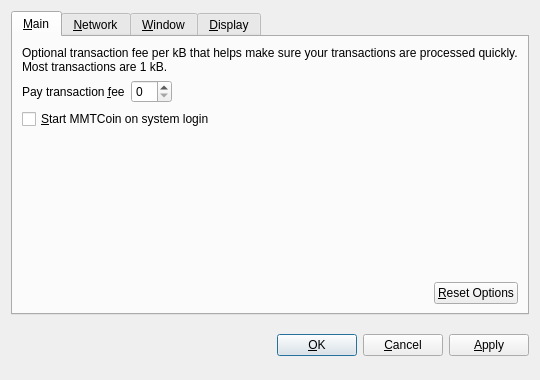
<?xml version="1.0" encoding="UTF-8"?>
<ui version="4.0">
 <class>OptionsDialog</class>
 <widget class="QDialog" name="OptionsDialog">
  <property name="geometry">
   <rect>
    <x>0</x>
    <y>0</y>
    <width>540</width>
    <height>380</height>
   </rect>
  </property>
  <property name="windowTitle">
   <string>Options</string>
  </property>
  <property name="modal">
   <bool>true</bool>
  </property>
  <layout class="QVBoxLayout" name="verticalLayout">
   <item>
    <widget class="QTabWidget" name="tabWidget">
     <property name="tabPosition">
      <enum>QTabWidget::North</enum>
     </property>
     <property name="currentIndex">
      <number>0</number>
     </property>
     <widget class="QWidget" name="tabMain">
      <attribute name="title">
       <string>&amp;Main</string>
      </attribute>
      <layout class="QVBoxLayout" name="verticalLayout_Main">
       <item>
        <widget class="QLabel" name="transactionFeeInfoLabel">
         <property name="text">
          <string>Optional transaction fee per kB that helps make sure your transactions are processed quickly. Most transactions are 1 kB.</string>
         </property>
         <property name="textFormat">
          <enum>Qt::PlainText</enum>
         </property>
         <property name="wordWrap">
          <bool>true</bool>
         </property>
        </widget>
       </item>
       <item>
        <layout class="QHBoxLayout" name="horizontalLayout_1_Main">
         <item>
          <widget class="QLabel" name="transactionFeeLabel">
           <property name="text">
            <string>Pay transaction &amp;fee</string>
           </property>
           <property name="textFormat">
            <enum>Qt::PlainText</enum>
           </property>
           <property name="buddy">
            <cstring>transactionFee</cstring>
           </property>
          </widget>
         </item>
         <item>
          <widget class="BitcoinAmountField" name="transactionFee"/>
         </item>
         <item>
          <spacer name="horizontalSpacer_1_Main">
           <property name="orientation">
            <enum>Qt::Horizontal</enum>
           </property>
           <property name="sizeHint" stdset="0">
            <size>
             <width>40</width>
             <height>20</height>
            </size>
           </property>
          </spacer>
         </item>
        </layout>
       </item>
       <item>
        <widget class="QCheckBox" name="bitcoinAtStartup">
         <property name="toolTip">
          <string>Automatically start MMTCoin after logging in to the system.</string>
         </property>
         <property name="text">
          <string>&amp;Start MMTCoin on system login</string>
         </property>
        </widget>
       </item>
       <item>
        <spacer name="verticalSpacer_Main">
         <property name="orientation">
          <enum>Qt::Vertical</enum>
         </property>
         <property name="sizeHint" stdset="0">
          <size>
           <width>20</width>
           <height>40</height>
          </size>
         </property>
        </spacer>
       </item>
       <item>
        <layout class="QHBoxLayout" name="horizontalLayout_2_Main">
         <item>
          <spacer name="horizontalSpacer_2_Main">
           <property name="orientation">
            <enum>Qt::Horizontal</enum>
           </property>
           <property name="sizeHint" stdset="0">
            <size>
             <width>40</width>
             <height>20</height>
            </size>
           </property>
          </spacer>
         </item>
         <item>
          <widget class="QPushButton" name="resetButton">
           <property name="toolTip">
            <string>Reset all client options to default.</string>
           </property>
           <property name="text">
            <string>&amp;Reset Options</string>
           </property>
           <property name="autoDefault">
            <bool>false</bool>
           </property>
          </widget>
         </item>
        </layout>
       </item>
      </layout>
     </widget>
     <widget class="QWidget" name="tabNetwork">
      <attribute name="title">
       <string>&amp;Network</string>
      </attribute>
      <layout class="QVBoxLayout" name="verticalLayout_Network">
       <item>
        <widget class="QCheckBox" name="mapPortUpnp">
         <property name="toolTip">
          <string>Automatically open the MMTCoin client port on the router. This only works when your router supports UPnP and it is enabled.</string>
         </property>
         <property name="text">
          <string>Map port using &amp;UPnP</string>
         </property>
        </widget>
       </item>
       <item>
        <widget class="QCheckBox" name="connectSocks">
         <property name="toolTip">
          <string>Connect to the MMTCoin network through a SOCKS proxy (e.g. when connecting through Tor).</string>
         </property>
         <property name="text">
          <string>&amp;Connect through SOCKS proxy:</string>
         </property>
        </widget>
       </item>
       <item>
        <layout class="QHBoxLayout" name="horizontalLayout_Network">
         <item>
          <widget class="QLabel" name="proxyIpLabel">
           <property name="text">
            <string>Proxy &amp;IP:</string>
           </property>
           <property name="textFormat">
            <enum>Qt::PlainText</enum>
           </property>
           <property name="buddy">
            <cstring>proxyIp</cstring>
           </property>
          </widget>
         </item>
         <item>
          <widget class="QValidatedLineEdit" name="proxyIp">
           <property name="maximumSize">
            <size>
             <width>140</width>
             <height>16777215</height>
            </size>
           </property>
           <property name="toolTip">
            <string>IP address of the proxy (e.g. 127.0.0.1)</string>
           </property>
          </widget>
         </item>
         <item>
          <widget class="QLabel" name="proxyPortLabel">
           <property name="text">
            <string>&amp;Port:</string>
           </property>
           <property name="textFormat">
            <enum>Qt::PlainText</enum>
           </property>
           <property name="buddy">
            <cstring>proxyPort</cstring>
           </property>
          </widget>
         </item>
         <item>
          <widget class="QLineEdit" name="proxyPort">
           <property name="maximumSize">
            <size>
             <width>55</width>
             <height>16777215</height>
            </size>
           </property>
           <property name="toolTip">
            <string>Port of the proxy (e.g. 9050)</string>
           </property>
          </widget>
         </item>
         <item>
          <widget class="QLabel" name="socksVersionLabel">
           <property name="text">
            <string>SOCKS &amp;Version:</string>
           </property>
           <property name="textFormat">
            <enum>Qt::PlainText</enum>
           </property>
           <property name="buddy">
            <cstring>socksVersion</cstring>
           </property>
          </widget>
         </item>
         <item>
          <widget class="QValueComboBox" name="socksVersion">
           <property name="toolTip">
            <string>SOCKS version of the proxy (e.g. 5)</string>
           </property>
          </widget>
         </item>
         <item>
          <spacer name="horizontalSpacer_Network">
           <property name="orientation">
            <enum>Qt::Horizontal</enum>
           </property>
           <property name="sizeHint" stdset="0">
            <size>
             <width>40</width>
             <height>20</height>
            </size>
           </property>
          </spacer>
         </item>
        </layout>
       </item>
       <item>
        <spacer name="verticalSpacer_Network">
         <property name="orientation">
          <enum>Qt::Vertical</enum>
         </property>
         <property name="sizeHint" stdset="0">
          <size>
           <width>20</width>
           <height>40</height>
          </size>
         </property>
        </spacer>
       </item>
      </layout>
     </widget>
     <widget class="QWidget" name="tabWindow">
      <attribute name="title">
       <string>&amp;Window</string>
      </attribute>
      <layout class="QVBoxLayout" name="verticalLayout_Window">
       <item>
        <widget class="QCheckBox" name="minimizeToTray">
         <property name="toolTip">
          <string>Show only a tray icon after minimizing the window.</string>
         </property>
         <property name="text">
          <string>&amp;Minimize to the tray instead of the taskbar</string>
         </property>
        </widget>
       </item>
       <item>
        <widget class="QCheckBox" name="minimizeOnClose">
         <property name="toolTip">
          <string>Minimize instead of exit the application when the window is closed. When this option is enabled, the application will be closed only after selecting Quit in the menu.</string>
         </property>
         <property name="text">
          <string>M&amp;inimize on close</string>
         </property>
        </widget>
       </item>
       <item>
        <spacer name="verticalSpacer_Window">
         <property name="orientation">
          <enum>Qt::Vertical</enum>
         </property>
         <property name="sizeHint" stdset="0">
          <size>
           <width>20</width>
           <height>40</height>
          </size>
         </property>
        </spacer>
       </item>
      </layout>
     </widget>
     <widget class="QWidget" name="tabDisplay">
      <attribute name="title">
       <string>&amp;Display</string>
      </attribute>
      <layout class="QVBoxLayout" name="verticalLayout_Display">
       <item>
        <layout class="QHBoxLayout" name="horizontalLayout_1_Display">
         <item>
          <widget class="QLabel" name="langLabel">
           <property name="text">
            <string>User Interface &amp;language:</string>
           </property>
           <property name="textFormat">
            <enum>Qt::PlainText</enum>
           </property>
           <property name="buddy">
            <cstring>lang</cstring>
           </property>
          </widget>
         </item>
         <item>
          <widget class="QValueComboBox" name="lang">
           <property name="toolTip">
            <string>The user interface language can be set here. This setting will take effect after restarting MMTCoin.</string>
           </property>
          </widget>
         </item>
        </layout>
       </item>
       <item>
        <layout class="QHBoxLayout" name="horizontalLayout_2_Display">
         <item>
          <widget class="QLabel" name="unitLabel">
           <property name="text">
            <string>&amp;Unit to show amounts in:</string>
           </property>
           <property name="textFormat">
            <enum>Qt::PlainText</enum>
           </property>
           <property name="buddy">
            <cstring>unit</cstring>
           </property>
          </widget>
         </item>
         <item>
          <widget class="QValueComboBox" name="unit">
           <property name="toolTip">
            <string>Choose the default subdivision unit to show in the interface and when sending coins.</string>
           </property>
          </widget>
         </item>
        </layout>
       </item>
       <item>
        <widget class="QCheckBox" name="displayAddresses">
         <property name="toolTip">
          <string>Whether to show MMTCoin addresses in the transaction list or not.</string>
         </property>
         <property name="text">
          <string>&amp;Display addresses in transaction list</string>
         </property>
        </widget>
       </item>
       <item>
        <widget class="QCheckBox" name="coinControlFeatures">
         <property name="toolTip">
          <string>Whether to show coin control features or not.</string>
         </property>
         <property name="text">
          <string>Display coin &amp;control features (experts only!)</string>
         </property>
        </widget>
       </item>
       <item>
        <spacer name="verticalSpacer_Display">
         <property name="orientation">
          <enum>Qt::Vertical</enum>
         </property>
         <property name="sizeHint" stdset="0">
          <size>
           <width>20</width>
           <height>40</height>
          </size>
         </property>
        </spacer>
       </item>
      </layout>
     </widget>
    </widget>
   </item>
   <item>
    <layout class="QHBoxLayout" name="horizontalLayout_Buttons">
     <item>
      <spacer name="horizontalSpacer_1">
       <property name="orientation">
        <enum>Qt::Horizontal</enum>
       </property>
       <property name="sizeHint" stdset="0">
        <size>
         <width>40</width>
         <height>48</height>
        </size>
       </property>
      </spacer>
     </item>
     <item>
      <widget class="QLabel" name="statusLabel">
       <property name="font">
        <font>
         <weight>75</weight>
         <bold>true</bold>
        </font>
       </property>
       <property name="text">
        <string/>
       </property>
       <property name="textFormat">
        <enum>Qt::PlainText</enum>
       </property>
       <property name="wordWrap">
        <bool>true</bool>
       </property>
      </widget>
     </item>
     <item>
      <spacer name="horizontalSpacer_2">
       <property name="orientation">
        <enum>Qt::Horizontal</enum>
       </property>
       <property name="sizeHint" stdset="0">
        <size>
         <width>40</width>
         <height>48</height>
        </size>
       </property>
      </spacer>
     </item>
     <item>
      <widget class="QPushButton" name="okButton">
       <property name="text">
        <string>&amp;OK</string>
       </property>
      </widget>
     </item>
     <item>
      <widget class="QPushButton" name="cancelButton">
       <property name="text">
        <string>&amp;Cancel</string>
       </property>
       <property name="autoDefault">
        <bool>false</bool>
       </property>
      </widget>
     </item>
     <item>
      <widget class="QPushButton" name="applyButton">
       <property name="text">
        <string>&amp;Apply</string>
       </property>
       <property name="autoDefault">
        <bool>false</bool>
       </property>
      </widget>
     </item>
    </layout>
   </item>
  </layout>
 </widget>
 <customwidgets>
  <customwidget>
   <class>BitcoinAmountField</class>
   <extends>QSpinBox</extends>
   <header>bitcoinamountfield.h</header>
  </customwidget>
  <customwidget>
   <class>QValueComboBox</class>
   <extends>QComboBox</extends>
   <header>qvaluecombobox.h</header>
  </customwidget>
  <customwidget>
   <class>QValidatedLineEdit</class>
   <extends>QLineEdit</extends>
   <header>qvalidatedlineedit.h</header>
  </customwidget>
 </customwidgets>
 <resources/>
 <connections/>
</ui>
